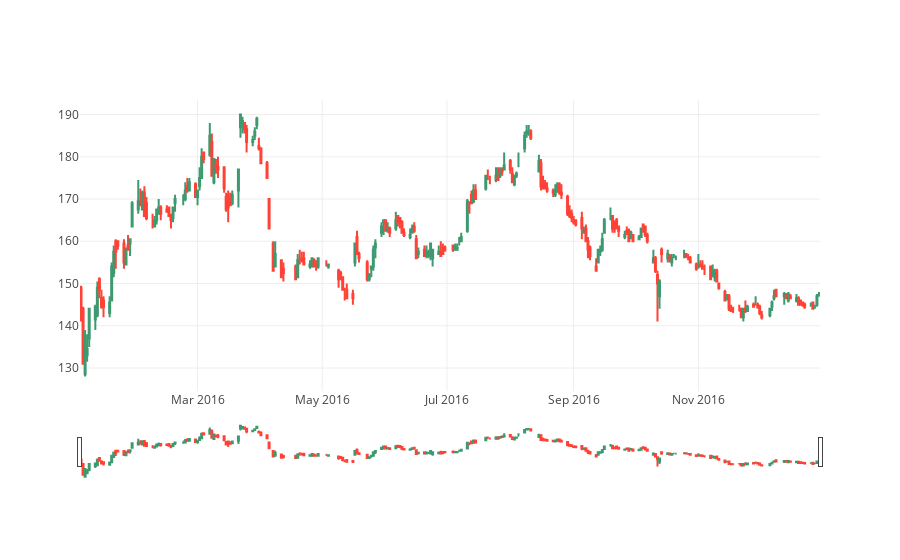

The notebook cell this image was saved under:
### Markdown cell above
## Candlestick Charts

### Code cell
trace = go.Candlestick(x=stock.index,
                       open=stock.Open,
                       high=stock.High,
                       low=stock.Low,
                       close=stock.Close)

iplot([trace], filename='simple_candlestick')

### Figure 1 — Plotly figure (JSON) as saved in the notebook; plotly's stock layout.template omitted (floating-point values rounded to 4 significant figures; data arrays with more than 128 entries replaced by an {"elided": "..."} marker saying what was removed)
{"data": [{"close": {"elided": "244 float values"}, "high": {"elided": "244 float values"}, "low": {"elided": "244 float values"}, "open": {"elided": "244 float values"}, "type": "candlestick", "x": {"elided": "244 str values"}}], "layout": {}}
